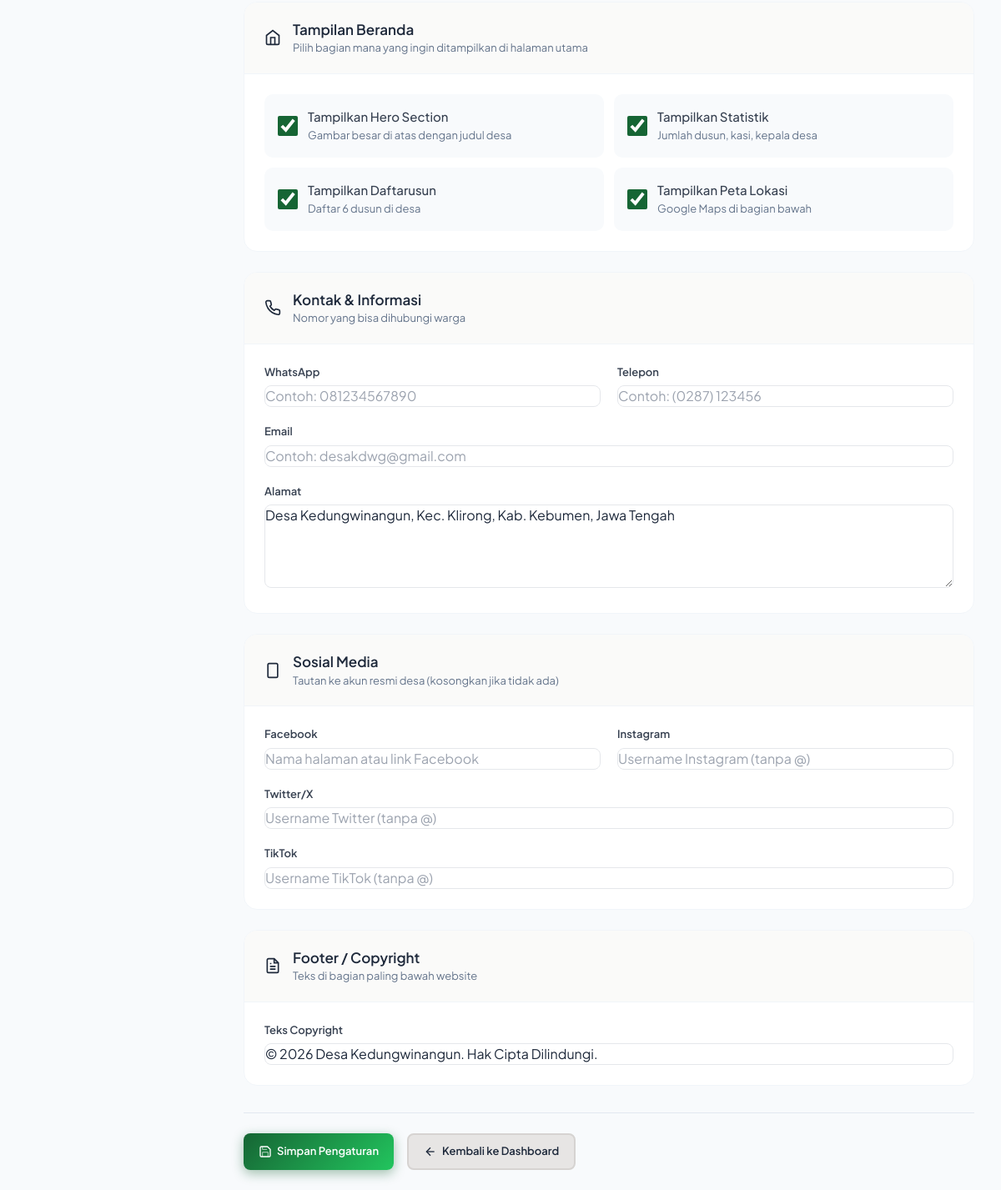
Page /admin/config (signed in, lower part) on the earlier database version.
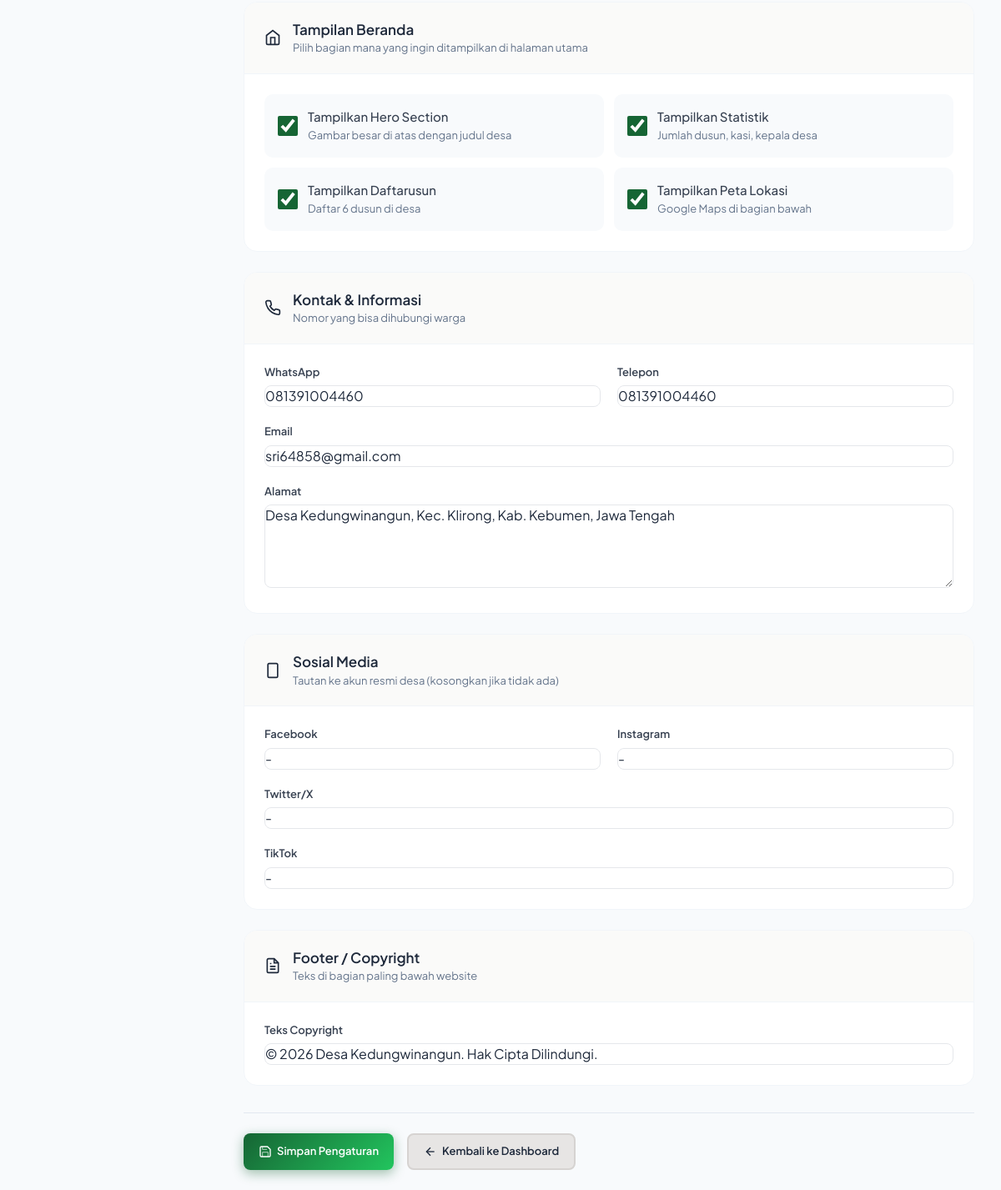
Same page on the later database version.
### tables this page shows
CREATE TABLE config (
                key TEXT PRIMARY KEY,
                value TEXT
            );

### routes/admin.py (the view, shortened to what this page needs)
@admin_bp.route("/config", methods=['GET', 'POST'])
@admin_required
def config():
    try:
        config_data = get_all_config()
        return render_template("admin/config.html", config=config_data)
    except Exception as e:
        logger.error(f"Error in config page: {str(e)}")
        flash_error('Terjadi kesalahan saat menyimpan pengaturan')
        return redirect(url_for('admin.dashboard'))

### app.py (called while the page is built)
@app.context_processor
def inject_openrouter_key():
    return {
        'openrouter_api_key': environ.get('OPENROUTER_API_KEY', '')
    }

@app.context_processor
def inject_custom_pages():
    from models import get_all_pages
    return {'custom_pages_nav': get_all_pages()}

@app.context_processor
def inject_csrf_token():
    from flask import session
    if '_csrf_token' not in session:
        session['_csrf_token'] = secrets.token_hex(32)
    return {'csrf_token': session['_csrf_token']}

### errors.py (called while the page is built)
def admin_required(func):
    @functools.wraps(func)
    def wrapper(*args, **kwargs):
        from flask import session
        if not session.get('user_logged_in'):
            flash_error('Silakan login terlebih dahulu.', 'error')
            return redirect(url_for('public.login'))
        if session.get('user_role') != 'admin':
            flash_error('Halaman ini hanya untuk Administrator.', 'error')
            return redirect(url_for('public.index'))
        return func(*args, **kwargs)
    return wrapper

### models.py (called while the page is built)
def get_db_connection():
    conn = sqlite3.connect(Config.DB_NAME)
    conn.row_factory = sqlite3.Row
    return conn

### templates/admin/config.html (shortened to what the changed rows need)
{% extends 'admin/base.html' %}
{% block content %}
<form method="POST">
    <div class="card-section animate-in" style="animation-delay: 0.2s;">
        <div class="card-section-header">
            <div>
                <h2>Tampilan Beranda</h2>
            </div>
        </div>
    </div>
    <div class="card-section animate-in" style="animation-delay: 0.3s;">
        <div class="card-section-header">
            <div>
                <h2>Kontak &amp; Informasi</h2>
            </div>
        </div>
        <div class="card-section-body">
            <div class="form-row">
                <div class="form-group">
                    <label for="kontak_whatsapp">WhatsApp</label>
                    <input type="text" id="kontak_whatsapp" name="kontak_whatsapp" value="{{ config.kontak_whatsapp }}" placeholder="Contoh: 081234567890">
                </div>
                <div class="form-group">
                    <label for="kontak_telepon">Telepon</label>
                    <input type="text" id="kontak_telepon" name="kontak_telepon" value="{{ config.kontak_telepon }}" placeholder="Contoh: (0287) 123456">
                </div>
            </div>
            <div class="form-group">
                <label for="kontak_email">Email</label>
                <input type="text" id="kontak_email" name="kontak_email" value="{{ config.kontak_email }}" placeholder="Contoh: desakdwg@gmail.com">
            </div>
        </div>
    </div>
    <div class="card-section animate-in" style="animation-delay: 0.4s;">
        <div class="card-section-header">
            <div>
                <h2>Sosial Media</h2>
            </div>
        </div>
        <div class="card-section-body">
            <div class="form-row">
                <div class="form-group">
                    <label for="sosial_facebook">Facebook</label>
                    <input type="text" id="sosial_facebook" name="sosial_facebook" value="{{ config.sosial_facebook }}" placeholder="Nama halaman atau link Facebook">
                </div>
                <div class="form-group">
                    <label for="sosial_instagram">Instagram</label>
                    <input type="text" id="sosial_instagram" name="sosial_instagram" value="{{ config.sosial_instagram }}" placeholder="Username Instagram (tanpa @)">
                </div>
            </div>
            <div class="form-group">
                <label for="sosial_twitter">Twitter/X</label>
                <input type="text" id="sosial_twitter" name="sosial_twitter" value="{{ config.sosial_twitter }}" placeholder="Username Twitter (tanpa @)">
            </div>
            <div class="form-group">
                <label for="sosial_tiktok">TikTok</label>
                <input type="text" id="sosial_tiktok" name="sosial_tiktok" value="{{ config.sosial_tiktok }}" placeholder="Username TikTok (tanpa @)">
            </div>
        </div>
    </div>
    <div class="card-section animate-in" style="animation-delay: 0.5s;">
        <div class="card-section-header">
            <div>
                <h2>Footer / Copyright</h2>
            </div>
        </div>
    </div>
</form>
{% endblock %}

Differences in the rows shown:
now on this page (row edited): config: kontak_whatsapp "081391004460"
now on this page (row edited): config: kontak_telepon "081391004460"
now on this page (row edited): config: kontak_email "sri64858@gmail.com"
Other differences:
form field sosial_facebook: (not shown) → "-"
form field sosial_instagram: (not shown) → "-"
form field sosial_twitter: (not shown) → "-"
form field sosial_tiktok: (not shown) → "-"
